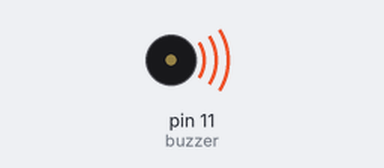
Bench run of a sketch on a simulated Arduino Uno, built with avr-gcc and run on an emulated ATmega328P. On the bench: buzzer (waves = sounding).

Above: at 0.1 s.
At 4.5 s:
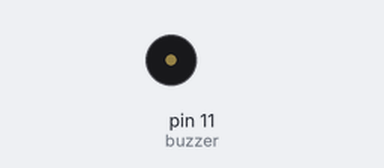
Timing chart, 0 to 6.0 s (numbered marks = the images above):
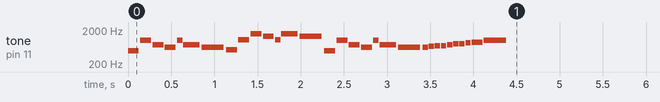

The sketch:

pacman.ino
```cpp
/*
  A tester et adapter le cas échéant
  Trouvé sur https://create.arduino.cc/projecthub/adithyalokesh17/let-s-make-arduino-sing-with-a-buzzer-ee2e34
*/
#include "pitches.h"
#define REST      0


// change this to make the song slower or faster
int tempo = 105;

// change this to whichever pin you want to use
int buzzer = 11;

// notes of the moledy followed by the duration.
// a 4 means a quarter note, 8 an eighteenth , 16 sixteenth, so on
// !!negative numbers are used to represent dotted notes,
// so -4 means a dotted quarter note, that is, a quarter plus an eighteenth!!
int melody[] = {

  // Pacman
  // Score available at https://musescore.com/user/85429/scores/107109
  NOTE_B4, 16, NOTE_B5, 16, NOTE_FS5, 16, NOTE_DS5, 16, //1
  NOTE_B5, 32, NOTE_FS5, -16, NOTE_DS5, 8, NOTE_C5, 16,
  NOTE_C6, 16, NOTE_G6, 16, NOTE_E6, 16, NOTE_C6, 32, NOTE_G6, -16, NOTE_E6, 8,

  NOTE_B4, 16,  NOTE_B5, 16,  NOTE_FS5, 16,   NOTE_DS5, 16,  NOTE_B5, 32,  //2
  NOTE_FS5, -16, NOTE_DS5, 8,  NOTE_DS5, 32, NOTE_E5, 32,  NOTE_F5, 32,
  NOTE_F5, 32,  NOTE_FS5, 32,  NOTE_G5, 32,  NOTE_G5, 32, NOTE_GS5, 32,  NOTE_A5, 16, NOTE_B5, 8
};

// sizeof gives the number of bytes, each int value is composed of two bytes (16 bits)
// there are two values per note (pitch and duration), so for each note there are four bytes
int notes = sizeof(melody) / sizeof(melody[0]) / 2;

// this calculates the duration of a whole note in ms
int wholenote = (60000 * 4) / tempo;

int divider = 0, noteDuration = 0;

void setup() {
  // iterate over the notes of the melody.
  // Remember, the array is twice the number of notes (notes + durations)
  for (int thisNote = 0; thisNote < notes * 2; thisNote = thisNote + 2) {

    // calculates the duration of each note
    divider = melody[thisNote + 1];
    if (divider > 0) {
      // regular note, just proceed
      noteDuration = (wholenote) / divider;
    } else if (divider < 0) {
      // dotted notes are represented with negative durations!!
      noteDuration = (wholenote) / abs(divider);
      noteDuration *= 1.5; // increases the duration in half for dotted notes
    }

    // we only play the note for 90% of the duration, leaving 10% as a pause
    tone(buzzer, melody[thisNote], noteDuration * 0.9);

    // Wait for the specief duration before playing the next note.
    delay(noteDuration);

    // stop the waveform generation before the next note.
    noTone(buzzer);
  }
}

void loop() {
  // no need to repeat the melody.
}
```
